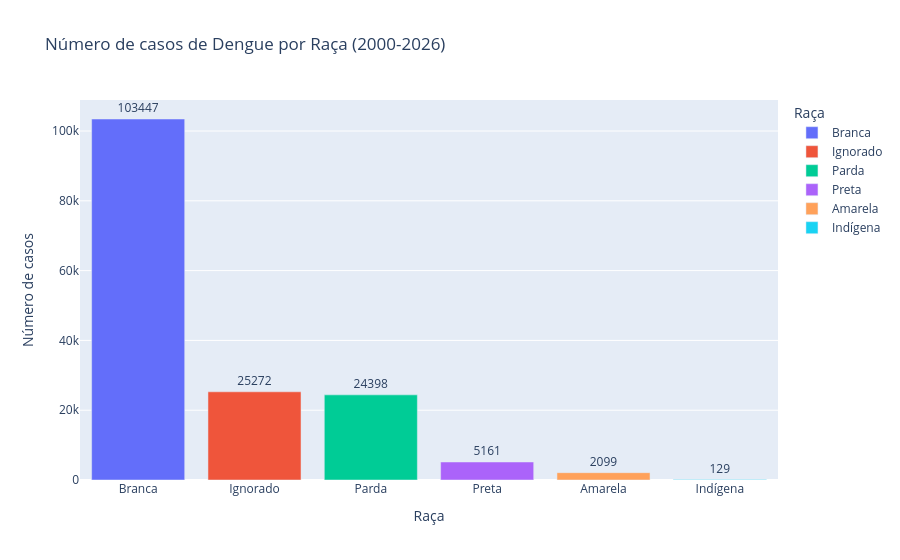

Notebook cell for this chart:
### Code cell
# Contagem dos resultados
raca_counts = (
    cs_raca["CS_RACA"]
    .value_counts()
    .reset_index()
)

raca_counts.columns = ["Raça", "Contagem"]

fig = px.bar(
    raca_counts,
    x="Raça",
    y="Contagem",
    text="Contagem",
    title="Número de casos de Dengue por Raça (2000-2026)",
    labels={
        "Contagem": "Número de casos",
        "Raça": "Raça"
    },
    color="Raça"
)

fig.update_traces(textposition="outside")

fig.show()

### Figure 1 — Plotly figure (JSON) as saved in the notebook; plotly's stock layout.template omitted (floating-point values rounded to 4 significant figures)
{"data": [{"hovertemplate": "Raça=%{x}<br>Número de casos=%{text}<extra></extra>", "legendgroup": "Branca", "marker": {"color": "#636efa", "pattern": {"shape": ""}}, "name": "Branca", "orientation": "v", "showlegend": true, "text": [103400.0], "textposition": "outside", "type": "bar", "x": ["Branca"], "xaxis": "x", "y": [103447], "yaxis": "y"}, {"hovertemplate": "Raça=%{x}<br>Número de casos=%{text}<extra></extra>", "legendgroup": "Ignorado", "marker": {"color": "#EF553B", "pattern": {"shape": ""}}, "name": "Ignorado", "orientation": "v", "showlegend": true, "text": [25270.0], "textposition": "outside", "type": "bar", "x": ["Ignorado"], "xaxis": "x", "y": [25272], "yaxis": "y"}, {"hovertemplate": "Raça=%{x}<br>Número de casos=%{text}<extra></extra>", "legendgroup": "Parda", "marker": {"color": "#00cc96", "pattern": {"shape": ""}}, "name": "Parda", "orientation": "v", "showlegend": true, "text": [24400.0], "textposition": "outside", "type": "bar", "x": ["Parda"], "xaxis": "x", "y": [24398], "yaxis": "y"}, {"hovertemplate": "Raça=%{x}<br>Número de casos=%{text}<extra></extra>", "legendgroup": "Preta", "marker": {"color": "#ab63fa", "pattern": {"shape": ""}}, "name": "Preta", "orientation": "v", "showlegend": true, "text": [5161.0], "textposition": "outside", "type": "bar", "x": ["Preta"], "xaxis": "x", "y": [5161], "yaxis": "y"}, {"hovertemplate": "Raça=%{x}<br>Número de casos=%{text}<extra></extra>", "legendgroup": "Amarela", "marker": {"color": "#FFA15A", "pattern": {"shape": ""}}, "name": "Amarela", "orientation": "v", "showlegend": true, "text": [2099.0], "textposition": "outside", "type": "bar", "x": ["Amarela"], "xaxis": "x", "y": [2099], "yaxis": "y"}, {"hovertemplate": "Raça=%{x}<br>Número de casos=%{text}<extra></extra>", "legendgroup": "Indígena", "marker": {"color": "#19d3f3", "pattern": {"shape": ""}}, "name": "Indígena", "orientation": "v", "showlegend": true, "text": [129.0], "textposition": "outside", "type": "bar", "x": ["Indígena"], "xaxis": "x", "y": [129], "yaxis": "y"}], "layout": {"barmode": "relative", "legend": {"title": {"text": "Raça"}, "tracegroupgap": 0}, "title": {"text": "Número de casos de Dengue por Raça (2000-2026)"}, "xaxis": {"anchor": "y", "categoryarray": ["Branca", "Ignorado", "Parda", "Preta", "Amarela", "Indígena"], "categoryorder": "array", "domain": [0, 1], "title": {"text": "Raça"}}, "yaxis": {"anchor": "x", "domain": [0, 1], "title": {"text": "Número de casos"}}}}
